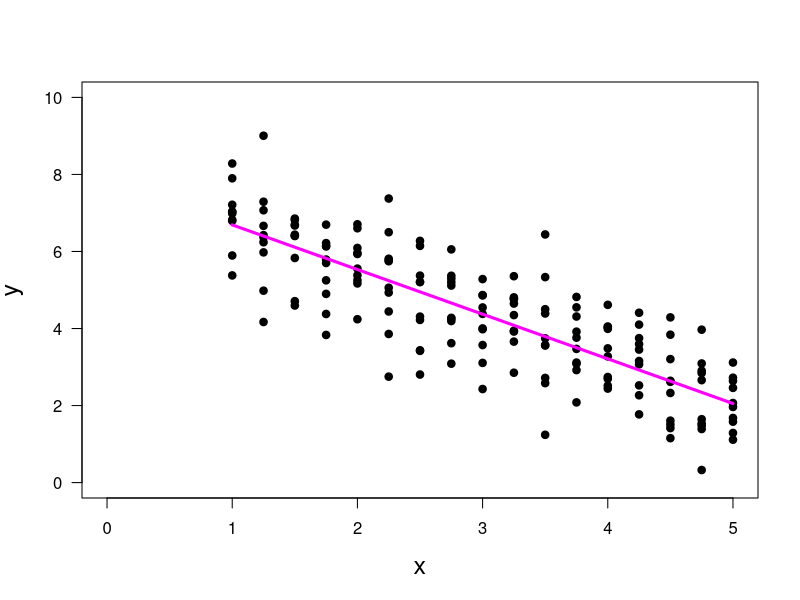

This figure's R source: (Note: this script raises an error after producing the figure.)
print('file: LSdataEstimates.R')
# generate & plot artificial data & mean values (with respect to y)
beta0 = 8; beta = -1.2 # true intercept & slope
sigma = 1              # true standard deviation of normal noise
# ----------- generate data (begin)
set.seed(1953)                       # set seed for random number generators
x = seq(1,5,0.25); Lx = length(x)    # non-stochastic (uncertainty = 0)
Lr = 10                              # number of data for each x-value ('replicates')
se = sigma/sqrt(Lr); print(c(round(se,4),'standard error'))
y = matrix(data=NA,nrow=Lx,ncol=Lr)  # Lx x Lr = 17 x 10 matrix
for(k in 1:Lx) y[k,] = beta0+beta*x[k]+sigma*rnorm(Lr) # additive normal noise
# ----------- generate data (end)
# ----------- prepare data (matrix -> array) & apply lm()
xarr = numeric(Lr*Lx); yarr = numeric(Lr*Lx)      # matrix -> 1D arrays
for(k in 1:Lr) {xarr[((k-1)*Lx+1):(k*Lx)] = x;    # matrix -> 1D arrays
   yarr[((k-1)*Lx+1):(k*Lx)] = y[,k]}             # matrix -> 1D arrays
out1 = lm(yarr ~ xarr)   # use tilde sign to relate response (yarr) to predictor (xarr)
out2 = summary(out1)     # summary gives more information, especially the uncertainties
b0 = out2$coefficients[1];  print(c(round(b0,4),'intercept b0 (estimate)'))
b = out2$coefficients[2];   print(c(round(b,4),'slope b (estimate)'))
ub0 = out2$coefficients[3]; print(c(round(ub0,4),'intercept uncertainty ub0 (estimate)'))
ub = out2$coefficients[4];  print(c(round(ub,4),'slope uncertainty ub (estimate)'))
# --------------------------- plot:
ymean = numeric(Lx); for(k in 1:Lx) ymean[k] = mean(y[k,])  # mean y-values
# png('SLFestimates220308.png',width=16,height=16,units='cm',res=300)
plot(x,y[,1],type='p',lwd=4,col='black',cex=0.6,ylim=c(0,10),
     xlim=c(0,max(x)),xlab='x',ylab='y',las=1,cex.lab=1.5)
for(k in 2:Lr) points(x,y[,k],lwd=4,col='black',cex=0.6)
xp = c(min(x),max(x))
yp = out1$coefficients[1]+out1$coefficients[2]*xp
lines(xp,yp,col='magenta',lwd=3)
xt = 0.1   # x-position for text
text(xt,2,bquote(~hat(beta)[0] == .(b0r) %+-% .(ub0r)),col='magenta',cex=1.5,pos=4)
text(xt,0.5,bquote(~hat(beta) == .(br) %+-% .(ubr)),col='magenta',cex=1.5,pos=4)
xt = 3
text(xt,9,bquote(~beta[0] == .(beta0)),col='black',cex=1.5,pos=4)
text(xt,7.5,bquote(~beta == .(beta)),col='black',cex=1.5,pos=4)
# dev.off()
